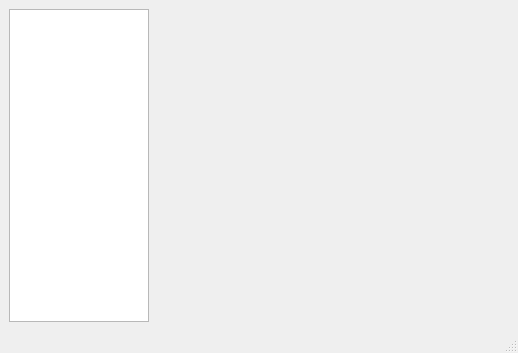
<?xml version="1.0" encoding="UTF-8"?>
<ui version="4.0">
 <class>syMainWindow</class>
 <widget class="QMainWindow" name="syMainWindow">
  <property name="geometry">
   <rect>
    <x>0</x>
    <y>0</y>
    <width>518</width>
    <height>353</height>
   </rect>
  </property>
  <property name="windowTitle">
   <string>Synnefo</string>
  </property>
  <widget class="QWidget" name="centralwidget">
   <layout class="QGridLayout" name="gridLayout">
    <item row="0" column="0">
     <widget class="QListView" name="syModuleListView">
      <property name="sizePolicy">
       <sizepolicy hsizetype="Fixed" vsizetype="Expanding">
        <horstretch>0</horstretch>
        <verstretch>0</verstretch>
       </sizepolicy>
      </property>
      <property name="maximumSize">
       <size>
        <width>140</width>
        <height>16777215</height>
       </size>
      </property>
     </widget>
    </item>
    <item row="0" column="1">
     <widget class="QWidget" name="syModuleWidget" native="true">
      <property name="sizePolicy">
       <sizepolicy hsizetype="Minimum" vsizetype="Preferred">
        <horstretch>0</horstretch>
        <verstretch>0</verstretch>
       </sizepolicy>
      </property>
     </widget>
    </item>
   </layout>
  </widget>
  <widget class="QStatusBar" name="statusbar"/>
 </widget>
 <resources/>
 <connections/>
</ui>
